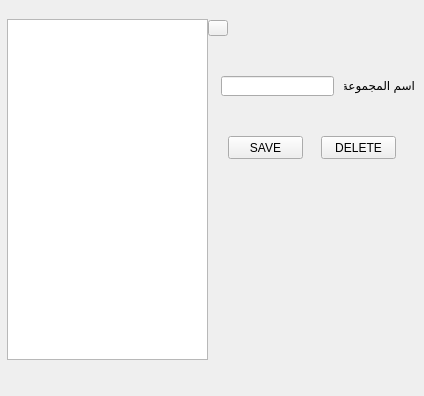
<?xml version="1.0" encoding="UTF-8"?>
<ui version="4.0">
 <class>cat_rege</class>
 <widget class="QDialog" name="cat_rege">
  <property name="geometry">
   <rect>
    <x>0</x>
    <y>0</y>
    <width>424</width>
    <height>396</height>
   </rect>
  </property>
  <property name="windowTitle">
   <string>Dialog</string>
  </property>
  <widget class="QLineEdit" name="lineEdit">
   <property name="geometry">
    <rect>
     <x>221</x>
     <y>76</y>
     <width>113</width>
     <height>20</height>
    </rect>
   </property>
  </widget>
  <widget class="QListView" name="listView">
   <property name="geometry">
    <rect>
     <x>7</x>
     <y>19</y>
     <width>201</width>
     <height>341</height>
    </rect>
   </property>
  </widget>
  <widget class="QLabel" name="label">
   <property name="geometry">
    <rect>
     <x>344</x>
     <y>73</y>
     <width>71</width>
     <height>25</height>
    </rect>
   </property>
   <property name="text">
    <string>اسم المجموعة</string>
   </property>
  </widget>
  <widget class="QPushButton" name="pushButton">
   <property name="geometry">
    <rect>
     <x>321</x>
     <y>136</y>
     <width>75</width>
     <height>23</height>
    </rect>
   </property>
   <property name="text">
    <string>DELETE</string>
   </property>
   <property name="autoDefault">
    <bool>false</bool>
   </property>
  </widget>
  <widget class="QPushButton" name="pushButton_2">
   <property name="geometry">
    <rect>
     <x>228</x>
     <y>136</y>
     <width>75</width>
     <height>23</height>
    </rect>
   </property>
   <property name="text">
    <string>SAVE</string>
   </property>
   <property name="autoDefault">
    <bool>false</bool>
   </property>
  </widget>
  <widget class="QPushButton" name="pushButton_3">
   <property name="geometry">
    <rect>
     <x>208</x>
     <y>20</y>
     <width>20</width>
     <height>16</height>
    </rect>
   </property>
   <property name="text">
    <string/>
   </property>
   <property name="icon">
    <iconset resource="rc.qrc">
     <normaloff>:/Rc/Img/cancel.png</normaloff>:/Rc/Img/cancel.png</iconset>
   </property>
   <property name="iconSize">
    <size>
     <width>30</width>
     <height>30</height>
    </size>
   </property>
   <property name="autoDefault">
    <bool>false</bool>
   </property>
  </widget>
 </widget>
 <resources>
  <include location="rc.qrc"/>
 </resources>
 <connections/>
</ui>
